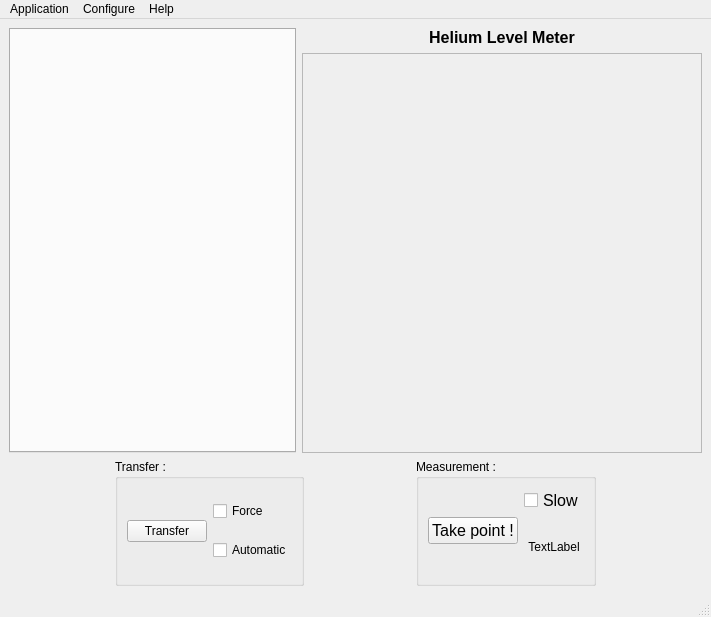
<?xml version="1.0" encoding="UTF-8"?>
<ui version="4.0">
 <class>MainWindow</class>
 <widget class="QMainWindow" name="MainWindow">
  <property name="geometry">
   <rect>
    <x>0</x>
    <y>0</y>
    <width>711</width>
    <height>617</height>
   </rect>
  </property>
  <property name="sizePolicy">
   <sizepolicy hsizetype="Preferred" vsizetype="Expanding">
    <horstretch>0</horstretch>
    <verstretch>0</verstretch>
   </sizepolicy>
  </property>
  <property name="windowTitle">
   <string>He Level</string>
  </property>
  <widget class="QWidget" name="centralwidget">
   <layout class="QGridLayout" name="gridLayout_2">
    <item row="0" column="0">
     <widget class="QTabWidget" name="tabWidget">
      <property name="currentIndex">
       <number>-1</number>
      </property>
     </widget>
    </item>
    <item row="0" column="1">
     <layout class="QVBoxLayout" name="verticalLayout_4">
      <item>
       <widget class="QLabel" name="lbl_lastResult">
        <property name="font">
         <font>
          <pointsize>12</pointsize>
          <weight>75</weight>
          <bold>true</bold>
         </font>
        </property>
        <property name="text">
         <string>Helium Level Meter</string>
        </property>
        <property name="alignment">
         <set>Qt::AlignCenter</set>
        </property>
       </widget>
      </item>
      <item>
       <widget class="QFrame" name="frm_mpl">
        <property name="sizePolicy">
         <sizepolicy hsizetype="MinimumExpanding" vsizetype="Preferred">
          <horstretch>0</horstretch>
          <verstretch>0</verstretch>
         </sizepolicy>
        </property>
        <property name="minimumSize">
         <size>
          <width>400</width>
          <height>400</height>
         </size>
        </property>
        <property name="frameShape">
         <enum>QFrame::StyledPanel</enum>
        </property>
        <property name="frameShadow">
         <enum>QFrame::Raised</enum>
        </property>
       </widget>
      </item>
     </layout>
    </item>
    <item row="1" column="0" colspan="2">
     <layout class="QHBoxLayout" name="horizontalLayout_4">
      <item>
       <spacer name="horizontalSpacer_2">
        <property name="orientation">
         <enum>Qt::Horizontal</enum>
        </property>
        <property name="sizeHint" stdset="0">
         <size>
          <width>40</width>
          <height>20</height>
         </size>
        </property>
       </spacer>
      </item>
      <item>
       <widget class="QGroupBox" name="groupBox_transfer">
        <property name="sizePolicy">
         <sizepolicy hsizetype="Expanding" vsizetype="Expanding">
          <horstretch>0</horstretch>
          <verstretch>0</verstretch>
         </sizepolicy>
        </property>
        <property name="title">
         <string>Transfer :</string>
        </property>
        <property name="flat">
         <bool>false</bool>
        </property>
        <property name="checkable">
         <bool>false</bool>
        </property>
        <layout class="QHBoxLayout" name="horizontalLayout_3">
         <item>
          <widget class="QPushButton" name="pBtn_Transfer">
           <property name="text">
            <string>Transfer</string>
           </property>
           <property name="checkable">
            <bool>true</bool>
           </property>
           <property name="checked">
            <bool>false</bool>
           </property>
          </widget>
         </item>
         <item>
          <layout class="QVBoxLayout" name="verticalLayout_3">
           <item>
            <widget class="QCheckBox" name="cBox_ForceTransfer">
             <property name="text">
              <string>Force</string>
             </property>
             <property name="checked">
              <bool>false</bool>
             </property>
            </widget>
           </item>
           <item>
            <widget class="QCheckBox" name="cB_Auto">
             <property name="text">
              <string>Automatic</string>
             </property>
            </widget>
           </item>
          </layout>
         </item>
        </layout>
       </widget>
      </item>
      <item>
       <spacer name="horizontalSpacer_3">
        <property name="orientation">
         <enum>Qt::Horizontal</enum>
        </property>
        <property name="sizeHint" stdset="0">
         <size>
          <width>40</width>
          <height>20</height>
         </size>
        </property>
       </spacer>
      </item>
      <item>
       <widget class="QGroupBox" name="groupBox_Measurement">
        <property name="sizePolicy">
         <sizepolicy hsizetype="Expanding" vsizetype="Expanding">
          <horstretch>0</horstretch>
          <verstretch>0</verstretch>
         </sizepolicy>
        </property>
        <property name="title">
         <string>Measurement :</string>
        </property>
        <layout class="QHBoxLayout" name="horizontalLayout_6">
         <item>
          <layout class="QHBoxLayout" name="horizontalLayout_2">
           <item>
            <widget class="QPushButton" name="pBtn_TakePoint">
             <property name="font">
              <font>
               <pointsize>12</pointsize>
              </font>
             </property>
             <property name="text">
              <string>Take point !</string>
             </property>
            </widget>
           </item>
           <item>
            <layout class="QVBoxLayout" name="verticalLayout">
             <item>
              <widget class="QCheckBox" name="cB_Fast">
               <property name="font">
                <font>
                 <pointsize>12</pointsize>
                </font>
               </property>
               <property name="text">
                <string>Slow</string>
               </property>
              </widget>
             </item>
             <item>
              <widget class="QLabel" name="lbl_speed_value">
               <property name="text">
                <string>TextLabel</string>
               </property>
               <property name="alignment">
                <set>Qt::AlignCenter</set>
               </property>
              </widget>
             </item>
            </layout>
           </item>
          </layout>
         </item>
        </layout>
       </widget>
      </item>
      <item>
       <spacer name="horizontalSpacer_4">
        <property name="orientation">
         <enum>Qt::Horizontal</enum>
        </property>
        <property name="sizeHint" stdset="0">
         <size>
          <width>40</width>
          <height>20</height>
         </size>
        </property>
       </spacer>
      </item>
     </layout>
    </item>
   </layout>
  </widget>
  <widget class="QMenuBar" name="menubar">
   <property name="geometry">
    <rect>
     <x>0</x>
     <y>0</y>
     <width>711</width>
     <height>22</height>
    </rect>
   </property>
   <widget class="QMenu" name="menuApp">
    <property name="title">
     <string>Application</string>
    </property>
    <addaction name="actionSave_configuration"/>
    <addaction name="actionQuit"/>
   </widget>
   <widget class="QMenu" name="menuConfigure">
    <property name="title">
     <string>Configure</string>
    </property>
    <addaction name="actionVISA_device"/>
    <addaction name="actionEmail_alert"/>
    <addaction name="actionMeasurement"/>
    <addaction name="actionJauges"/>
   </widget>
   <widget class="QMenu" name="menuHelp">
    <property name="sizePolicy">
     <sizepolicy hsizetype="Preferred" vsizetype="Preferred">
      <horstretch>0</horstretch>
      <verstretch>0</verstretch>
     </sizepolicy>
    </property>
    <property name="tearOffEnabled">
     <bool>false</bool>
    </property>
    <property name="title">
     <string>Help</string>
    </property>
    <addaction name="actionA_propos"/>
    <addaction name="actionFAQ"/>
   </widget>
   <addaction name="menuApp"/>
   <addaction name="menuConfigure"/>
   <addaction name="menuHelp"/>
  </widget>
  <widget class="QStatusBar" name="statusbar"/>
  <action name="actionVISA_device">
   <property name="text">
    <string>VISA device...</string>
   </property>
   <property name="shortcut">
    <string>Ctrl+V</string>
   </property>
  </action>
  <action name="actionEmail_alert">
   <property name="checkable">
    <bool>true</bool>
   </property>
   <property name="text">
    <string>Email alert...</string>
   </property>
   <property name="shortcut">
    <string>Ctrl+E</string>
   </property>
  </action>
  <action name="actionMeasurement">
   <property name="text">
    <string>Measurement...</string>
   </property>
   <property name="shortcut">
    <string>Ctrl+M</string>
   </property>
  </action>
  <action name="actionQuit">
   <property name="text">
    <string>Quit</string>
   </property>
   <property name="shortcut">
    <string>Ctrl+Q</string>
   </property>
  </action>
  <action name="actionA_propos">
   <property name="text">
    <string>A propos...</string>
   </property>
  </action>
  <action name="actionFAQ">
   <property name="text">
    <string>FAQ</string>
   </property>
   <property name="shortcut">
    <string>Ctrl+H, F1</string>
   </property>
  </action>
  <action name="actionSave_configuration">
   <property name="text">
    <string>Save configuration</string>
   </property>
   <property name="shortcut">
    <string>Ctrl+S</string>
   </property>
  </action>
  <action name="actionJauges">
   <property name="text">
    <string>Jauges...</string>
   </property>
   <property name="shortcut">
    <string>Ctrl+J</string>
   </property>
  </action>
 </widget>
 <tabstops>
  <tabstop>pBtn_Transfer</tabstop>
  <tabstop>cBox_ForceTransfer</tabstop>
  <tabstop>cB_Auto</tabstop>
  <tabstop>pBtn_TakePoint</tabstop>
  <tabstop>cB_Fast</tabstop>
 </tabstops>
 <resources/>
 <connections/>
</ui>
